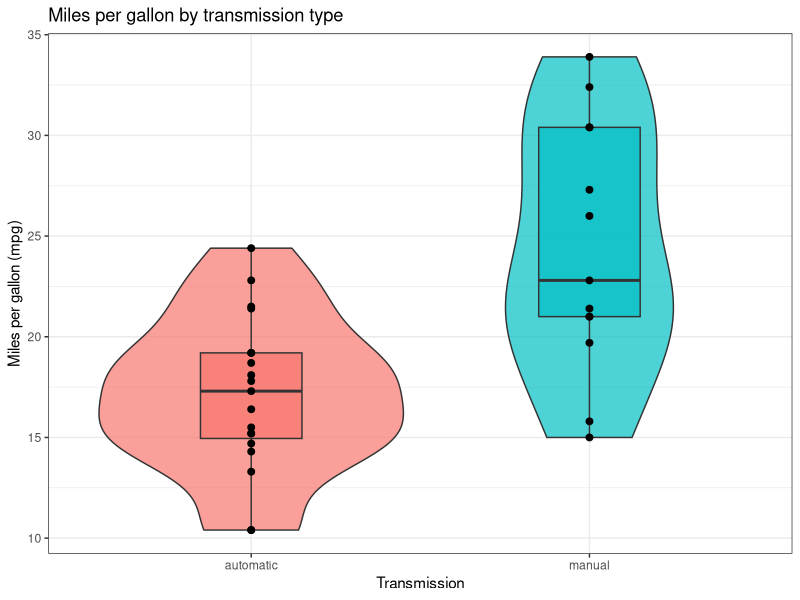
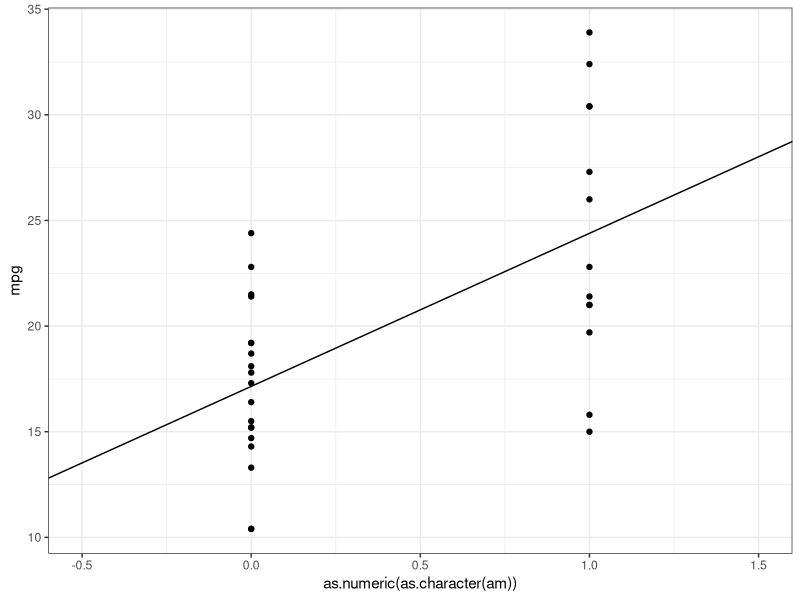
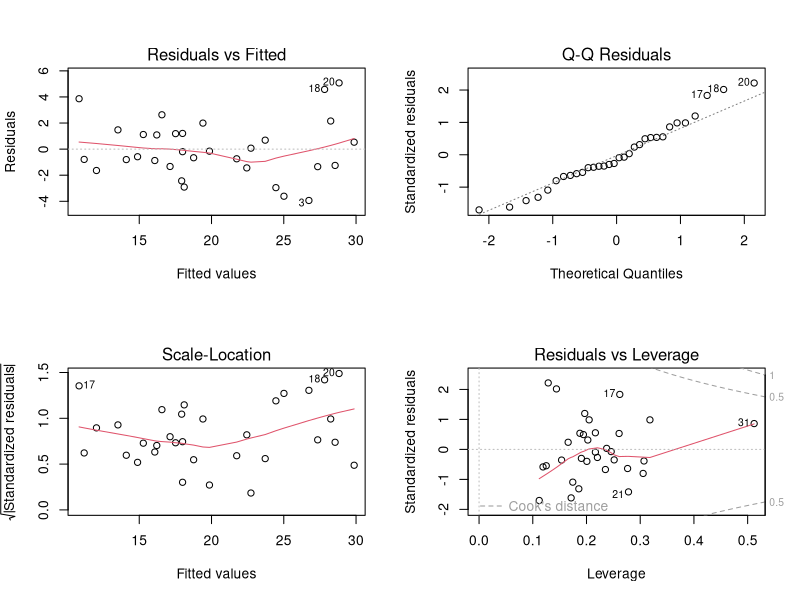

These figures' R source, in order:


# Questions ---------------------------------------------------------------

       # 1: Is automatic of manual transmission better for mpg?
       # 2: Quantify the mpg difference between automatic and manual transmissions

       # use regression models and exploratory data analysis

# libraries ---------------------------------------------------------------

       library(tidyverse)



# data --------------------------------------------------------------------

       data("mtcars")

       df_mtcars <- as_tibble(mtcars) %>% mutate(am = as.factor(am)) %>% mutate(cyl = as.factor(cyl))



# exploratory data analysis ------------------------------------------------


       df_mtcars %>% ggplot(aes(x = am, y = mpg, fill = am)) +
              
              geom_violin(alpha = 0.7) +
              geom_boxplot(width = 0.3, alpha = 0.7) +
              geom_point(size = 2) +
              
              xlab("Transmission") +
              ylab("Miles per gallon (mpg)") +
              ggtitle("Miles per gallon by transmission type") +
              scale_x_discrete(labels = c("0" = "automatic", "1" = "manual")) +
              
              theme_bw() +
              theme(legend.position = "none")
              
       

# Simple linear regression model --------------------------------------------------

       fit_lm <- lm(mpg ~ am, data = df_mtcars)
       summary(fit_lm)
       
       coef(fit_lm)[[1]] # automatic has average mpg of 17.147
       coef(fit_lm)[[1]] + coef(fit_lm)[[2]] # manual has average mpg of 24.392
       
       summary(fit_lm)$coefficients[,4] # p-values are statistically significant (p < 0.05)
       summary(fit_lm)$r.squared # r squared is only 0.36, therefore only about a third of variance in mpg can be attributed to transmission type alone
       
       
       # plot
       df_mtcars %>% ggplot(aes(x = as.numeric(as.character(am)), y = mpg)) +
              
              geom_point() +
              geom_abline(aes(intercept = coef(fit_lm)[[1]], slope = coef(fit_lm)[[2]])) +
       
              scale_x_discrete(limits = c(0, 1)) +
              xlim(-0.5, 1.5) +
              
              theme_bw()
       
       

# Multivariable linear regression -----------------------------------------


       # perform ANOVA to determine what other variables contribute to the variance
       aov(mpg ~ ., data = df_mtcars) %>% summary() # cyl, disp, and wt all have p-values < 0.05, suggesting they also contribute to the variance
       
       # include these variables in the model
       fit_multi <- lm(mpg ~ am + cyl + disp + wt + hp, data = df_mtcars)
       
       summary(fit_multi)
       
       summary(fit_multi)$r.squared # r-squared is 0.84, much higher than the previous model
       
       # thus, wt, hp, and 6 cyl are confounding variables in the relationship between am and mpg (p < 0.05)
       # holding these confounding variables constant, manual has on average 1.8 mpg higher than automatic
       
# Residual plots -----------------------------------------------------------

       par(mfrow = c(2,2))
       plot(fit_multi) # residuals are homoscedastic (have approximately the same variance)
                     # and approximately normally distributed as per the quantile plot
       
       

              
       
       
       









